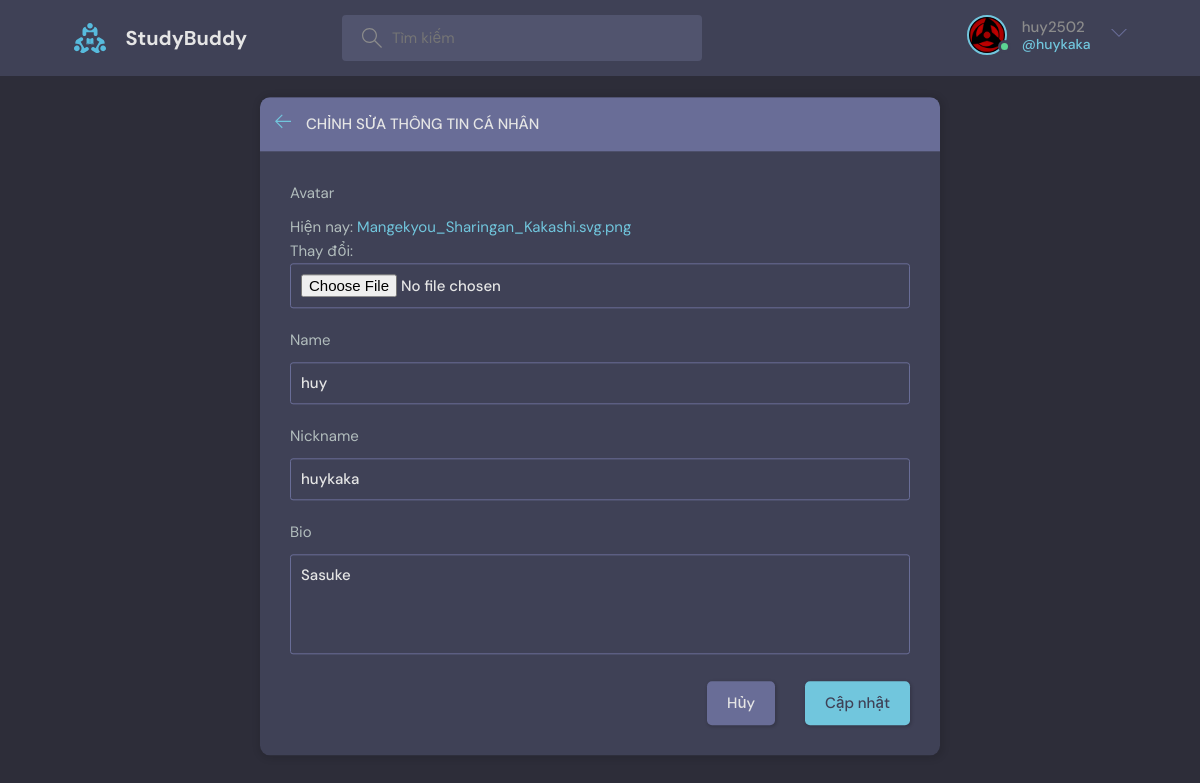
/update-user/ (signed in), run on the app's committed database.
### base/models.py (models this page shows)
class User(AbstractUser):
    name = models.CharField(max_length=200, null=True)
    bio = models.TextField(null=True)
    avatar = models.ImageField(null=True, default="avatar.svg")
    nickname = models.CharField(max_length=200, default="@")
    REQUIRED_FIELDS = []
    EMAIL_FIELD = "email"

### base/views.py (the view)
# urls.py: path('update-user/', views.updateUser, name="update-user"),
@login_required(login_url='login')
def updateUser(request):
    user = request.user
    form = UserForm(instance=user)
    if request.method == 'POST':
        form = UserForm(request.POST, request.FILES, instance=user)
        if form.is_valid():
            form.save()
            return redirect('user-profile', pk=user.id)
    return render(request, 'base/update-user.html', {'form': form})

### base/forms.py
class UserForm(ModelForm):
    class Meta:
        model = User
        fields = ['avatar', 'name','nickname', 'bio',]

### base/templates/base/update-user.html (shortened to what this page needs)
{% extends 'main.html' %}
{% block content %}
<main class="update-account layout">
  <div class="container">
    <div class="layout__box">
      <div class="layout__boxHeader">
        <div class="layout__boxTitle">
          <a href="{% url 'home' %}">
            <svg version="1.1" xmlns="http://www.w3.org/2000/svg" width="32" height="32" viewBox="0 0 32 32">
              <title>arrow-left</title>
              <path
                d="M13.723 2.286l-13.723 13.714 13.719 13.714 1.616-1.611-10.96-10.96h27.625v-2.286h-27.625l10.965-10.965-1.616-1.607z">
              </path>
            </svg>
          </a>
          <h3>Chỉnh sửa thông tin cá nhân </h3>
        </div>
      </div>
      <div class="layout__body">
        <form class="form" action="" method="POST" enctype="multipart/form-data">
          {% for field in form %}
          <div class="form__group">
            <label for="profile_pic">{{field.label}}</label>
            {{field}}
          </div>
          {% endfor %}
          <div class="form__action">
            <a class="btn btn--dark" href="{% url 'home' %}">Hủy</a>
            <button class="btn btn--main" type="submit">Cập nhật</button>
          </div>
        </form>
      </div>
    </div>
  </div>
</main>
{% endblock content %}

### templates/navbar.html (shortened to what this page needs)
{% load static %}
<header class="header header--loggedIn">
    <div class="container">
        <a href="{% url 'home' %}" class="header__logo">
            <img src="{% static 'images/logo.svg' %}" />
            <h1>StudyBuddy</h1>
        </a>
        <form class="header__search" method="GET" action="{% url 'home' %}">
            <label>
                <input name="q" placeholder="Tìm kiếm " />
            </label>
        </form>
        <nav class="header__menu">
            {% if request.user.is_authenticated %}
            <div class="header__user">
                <a href="{% url 'update-user' %}">
                    <div class="avatar avatar--medium active">
                        <img src="{{request.user.avatar.url}}" />
                    </div>
                    <p>{{request.user.username}} <span>@{{request.user.nickname}}</span></p>
                </a>
                <button class="dropdown-button">
                    <svg version="1.1" xmlns="http://www.w3.org/2000/svg" width="32" height="32" viewBox="0 0 32 32">
                        <title>chevron-down</title>
                        <path d="M16 21l-13-13h-3l16 16 16-16h-3l-13 13z"></path>
                    </svg>
                </button>
            </div>
            {% else %}
            <a href="{% url 'login' %}">
                <img src="{% static 'images/avatar.svg' %}" />
                <p>Đăng Nhập</p>
            </a>
            {% endif %}
        </nav>
    </div>
</header>

### data on the page
User: user.avatar (picture), user.username "huy2502", user.nickname "huykaka", form "huy" "huykaka" "Sasuke"

### other printed values
{{ field.label }} "Avatar" "Name" "Nickname" "Bio"
